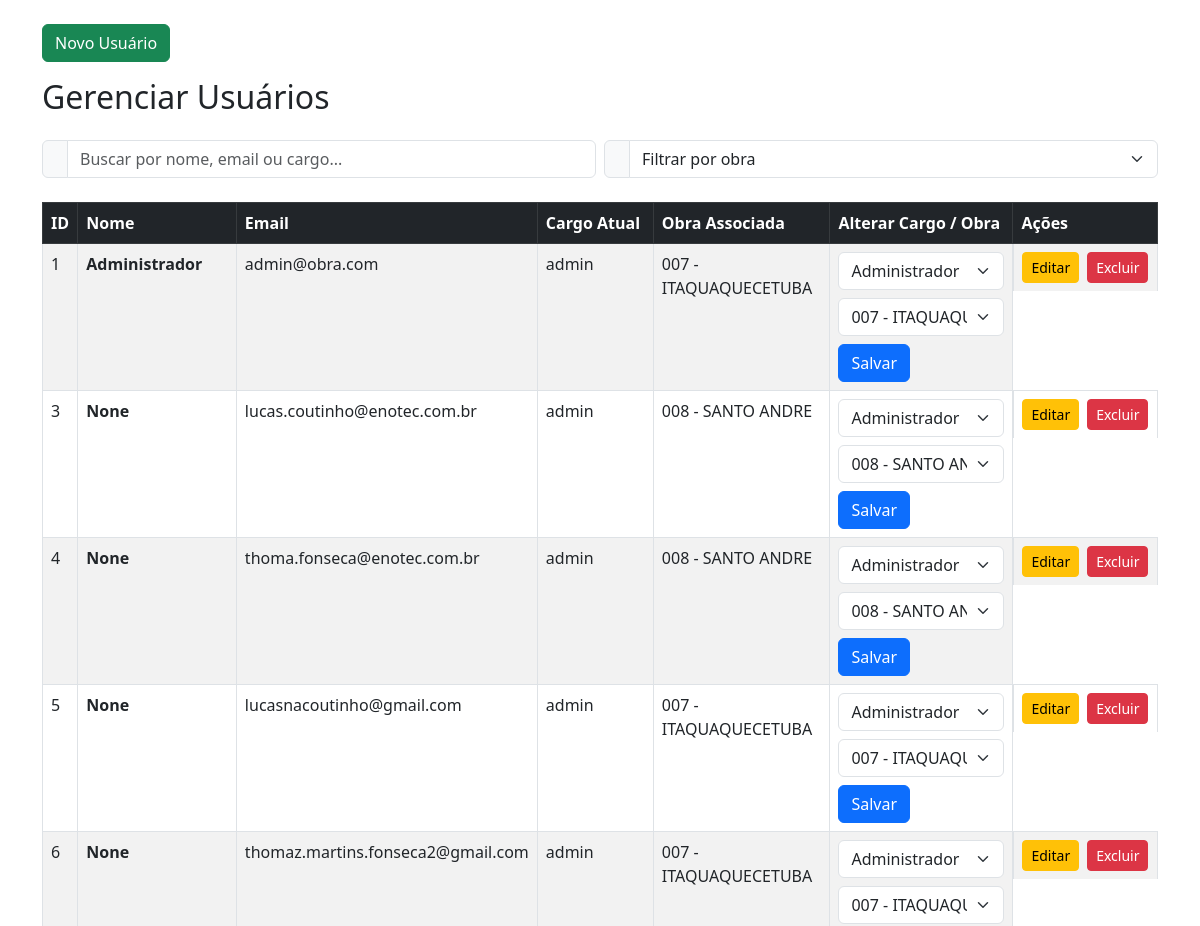
The page /gerenciar-usuarios (signed in, upper part) on the database as committed earlier.
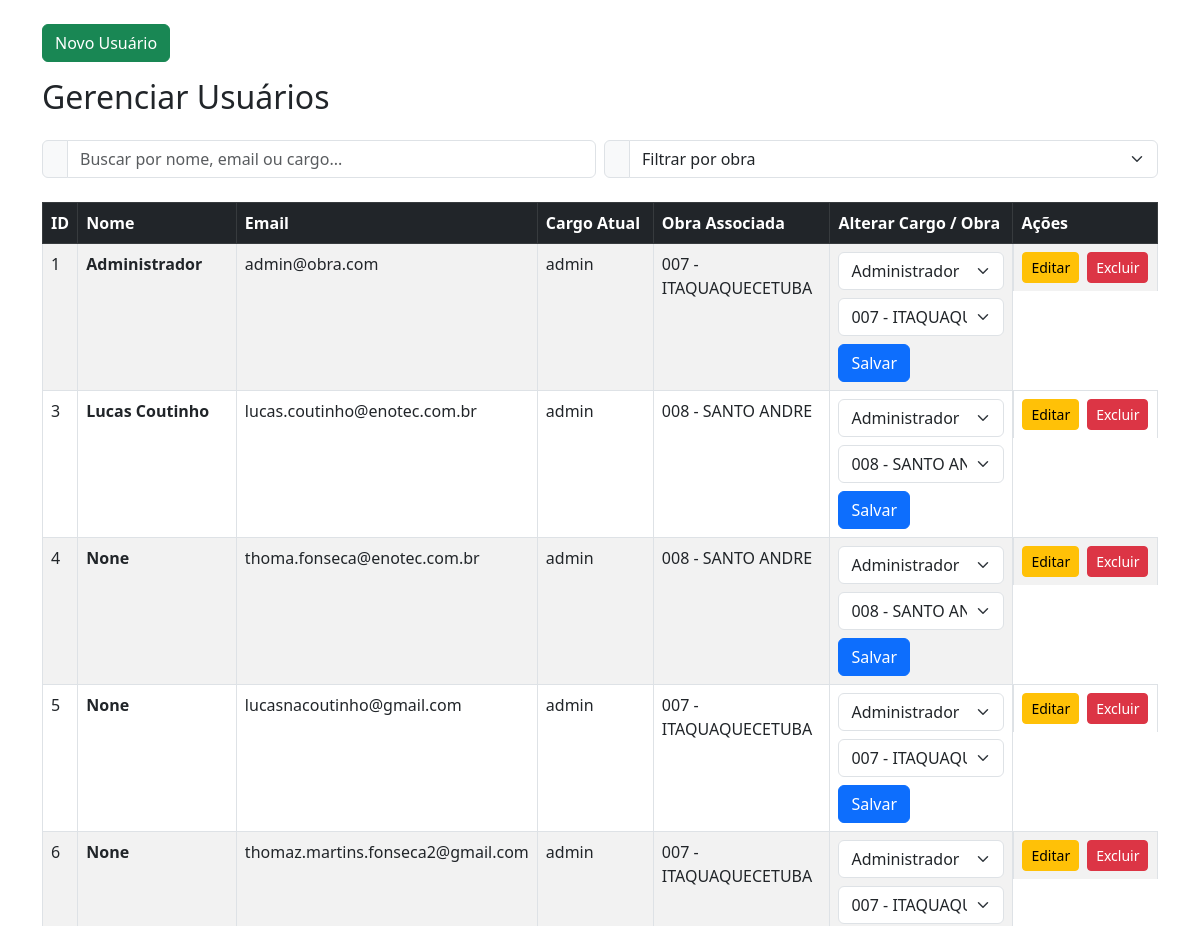
The same page on the database as committed later.
### app/models.py (models this page shows)
class User(db.Model):
    id = db.Column(db.Integer, primary_key=True)
    nome = db.Column(db.String(100), nullable=True)  # <-- temporariamente
    email = db.Column(db.String(120), unique=True, nullable=False)
    password = db.Column(db.String(120), nullable=False)
    cargo = db.Column(db.String(50), default="usuario")
    rg = db.Column(db.String(20), nullable=True)  # ✅ Adicionado aqui
    obra_id = db.Column(db.Integer, db.ForeignKey('obra.id'))
    obra = db.relationship('Obra', backref='usuarios')

class Obra(db.Model):
    id = db.Column(db.Integer, primary_key=True)
    nome = db.Column(db.String(100), nullable=False)
    descricao = db.Column(db.Text)
    endereco = db.Column(db.String(255))
    responsavel = db.Column(db.String(100))
    data_inicio = db.Column(db.Date)
    data_fim = db.Column(db.Date)
    criado_em = db.Column(db.DateTime, default=datetime.utcnow)

### app/auth/routes.py (the view, shortened to what this page needs)
@auth_bp.route('/gerenciar-usuarios', methods=['GET', 'POST'])
def gerenciar_usuarios():
    if 'usuario' not in session:
        return redirect('/login')
    user = User.query.filter_by(email=session['usuario']).first()
    if user.cargo != 'admin':
        return 'Acesso negado', 403
    usuarios = User.query.all()
    obras = Obra.query.all()
    return  render_template('usuarios/gerenciar_usuarios.html', usuarios=usuarios, obras=obras)

### templates/usuarios/gerenciar_usuarios.html (shortened to what this page needs)
<!DOCTYPE html>
<html lang="pt-br">
<head>
  <link rel="stylesheet" href="https://cdn.jsdelivr.net/npm/bootstrap@5.3.0/dist/css/bootstrap.min.css" />
</head>
<body>
<div class="container mt-4">
  <button class="btn btn-success mb-3" data-bs-toggle="modal" data-bs-target="#modalNovoUsuario">
    Novo Usuário
  </button>
  <h2 class="mb-4">Gerenciar Usuários</h2>
<form class="row g-2 align-items-center mb-4">
  <div class="col-12 col-md-6">
    <div class="input-group">
      <span class="input-group-text"></span>
      <input type="text" id="filtroTexto" class="form-control" placeholder="Buscar por nome, email ou cargo..." onkeyup="filtrarUsuarios()">
    </div>
  </div>
  <div class="col-12 col-md-6">
    <div class="input-group">
      <span class="input-group-text"></span>
      <select id="filtroObra" class="form-select" onchange="filtrarUsuarios()">
        <option value="">Filtrar por obra</option>
      </select>
    </div>
  </div>
</form>
  <div class="table-responsive tabela-usuarios">
    <table class="table table-striped table-bordered">
      <thead class="table-dark">
        <tr>
          <th>ID</th>
          <th>Nome</th>
          <th>Email</th>
          <th>Cargo Atual</th>
          <th>Obra Associada</th>
          <th>Alterar Cargo / Obra</th>
          <th>Ações</th>
        </tr>
      </thead>
      <tbody>
        {% for u in usuarios %}
        <tr>
          <td>{{ u.id }}</td>
          <th>{{ u.nome }}</th>
          <td>{{ u.email }}</td>
          <td>{{ u.cargo }}</td>
          <td>{{ u.obra.nome if u.obra else '---' }}</td>
          <td>
            <form method="POST" action="{{ url_for('auth.gerenciar_usuarios') }}" class="d-flex flex-wrap gap-2">
              <select name="novo_cargo" class="form-select">
                <option value="admin" {% if u.cargo == 'admin' %}selected{% endif %}>Administrador</option>
              </select>
              <select name="obra_id" class="form-select">
                {% for obra in obras %}
                  <option value="{{ obra.id }}" {% if u.obra_id == obra.id %}selected{% endif %}>{{ obra.nome }}</option>
                {% endfor %}
              </select>
              <button type="submit" class="btn btn-primary">Salvar</button>
            </form>
          </td>
          <td class="d-flex gap-2">
            <a href="{{ url_for('auth.editar_usuario', user_id=u.id) }}" class="btn btn-warning btn-sm">Editar</a>
            <form method="POST" action="{{ url_for('auth.excluir_usuario', user_id=u.id) }}" onsubmit="return confirm('Tem certeza que deseja excluir?');">
              <button type="submit" class="btn btn-danger btn-sm">Excluir</button>
            </form>
          </td>
        </tr>
        {% endfor %}
      </tbody>
    </table>
  </div>
</div>
</body>
</html>

### templates/usuarios/gerenciar_usuarios.html (style rules this page uses)
.tabela-usuarios { display: block; }

Rows that differ between the two databases and show on the page:
changed User "lucas.coutinho@enotec.com.br": nome "None" → "Lucas Coutinho"
